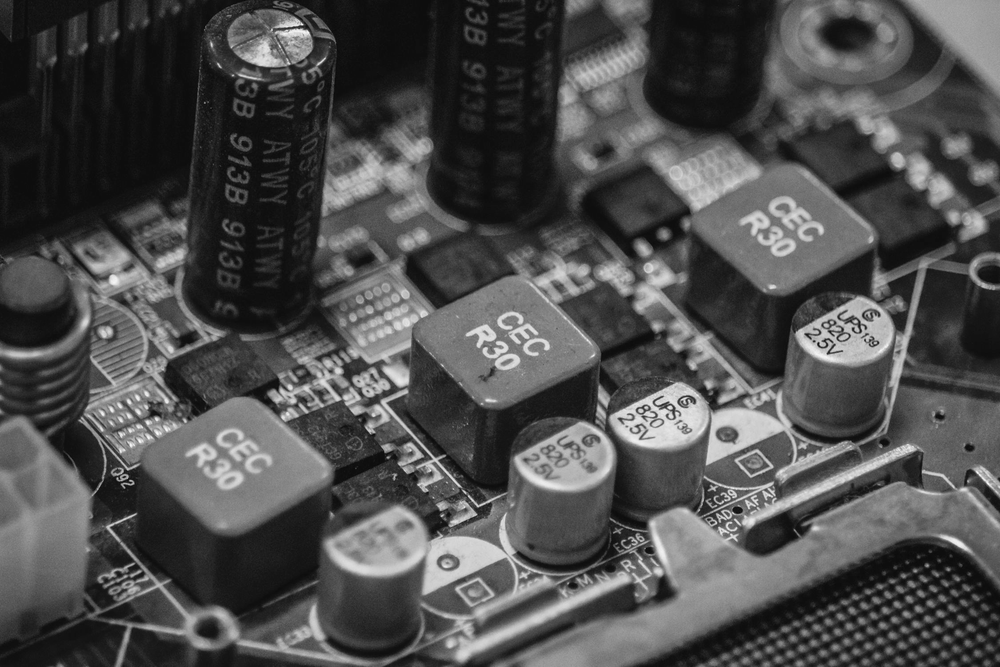
%> input picture Part A/images/board.png, 1000 x 667 px, shrunk from 2250 x 1500 before the run
$ octave er1_3_1.m   (GNU Octave 9; MATLAB toolbox functions it lacks are replaced by stand-ins)
%> lines starting %> are read from the running program, lines starting %| are printed output that depends on the picture

clear all;
close all;
image = imread('../images/board.png');
%> image is the input picture: size 667x1000 uint8; min 8, max 252, mean 77.4
image = im2double(image);
%> image: size 667x1000 double

%%%%%%%%%%%%%%%%%


% Desired SNR in dB
desired_snr_db = 15;

% Convert SNR from dB to linear scale
desired_snr_linear = 10^(desired_snr_db / 10);

% Calculate the noise variance required for desired SNR
% Assuming 'variance_val' is the variance of the original image signal
variance_val = var(image(:));
%> variance_val = 0.043
desired_noise_variance = variance_val / desired_snr_linear;
%> desired_noise_variance = 0.00136

% Add white Gaussian noise with the calculated variance
noisy_image = imnoise(image, 'gaussian', 0, desired_noise_variance);

% Calculate the noise added to the image
noise = noisy_image - image;
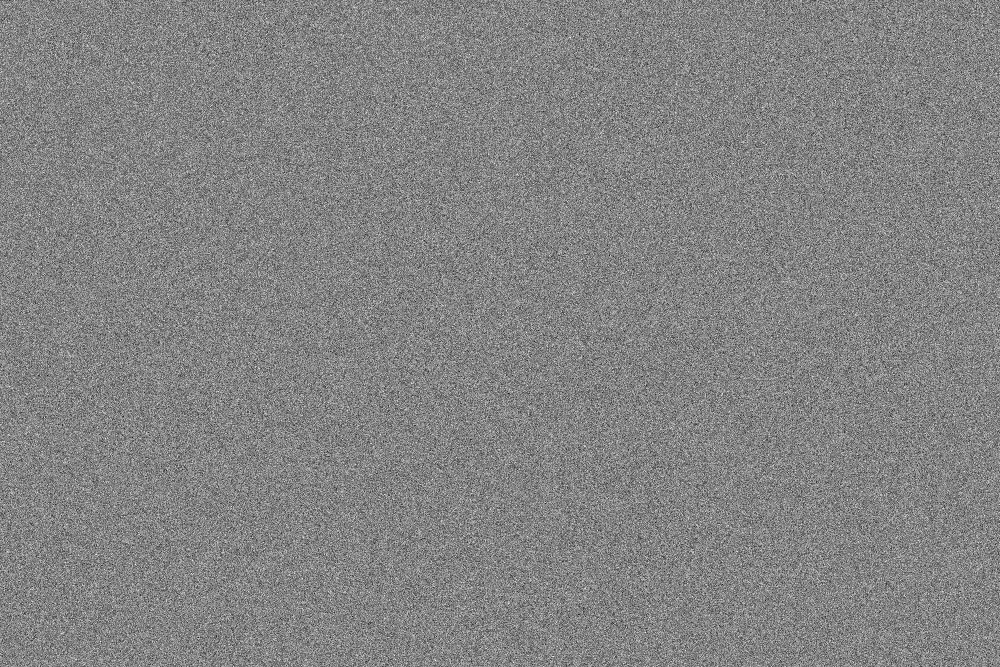
%> noise: size 667x1000 double; min -0.18, max 0.168, mean 6.4e-05; drawn with min black and max white

% Plot the distribution of the noise
figure;
histogram(noise(:), 'Normalization', 'pdf');
title('Distribution of the Noise');
xlabel('Noise Amplitude');
ylabel('Probability Density Function (PDF)');
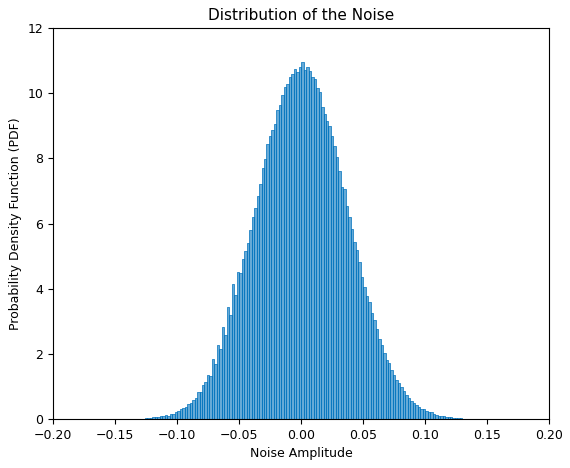
%> figure redrawn from the program's plot data; tallest bar 10.95 high, from x = 0 to 0.002

% Display the original and noisy images for reference
figure;
subplot(1, 2, 1);
imshow(image, []);
title('Original Image');
subplot(1, 2, 2);
imshow(noisy_image, []);
title('Noisy Image');


%%%%%%
window_size = 4; % Adjust the window size as needed
smoothed_board = movmean(noisy_image, [window_size window_size]);
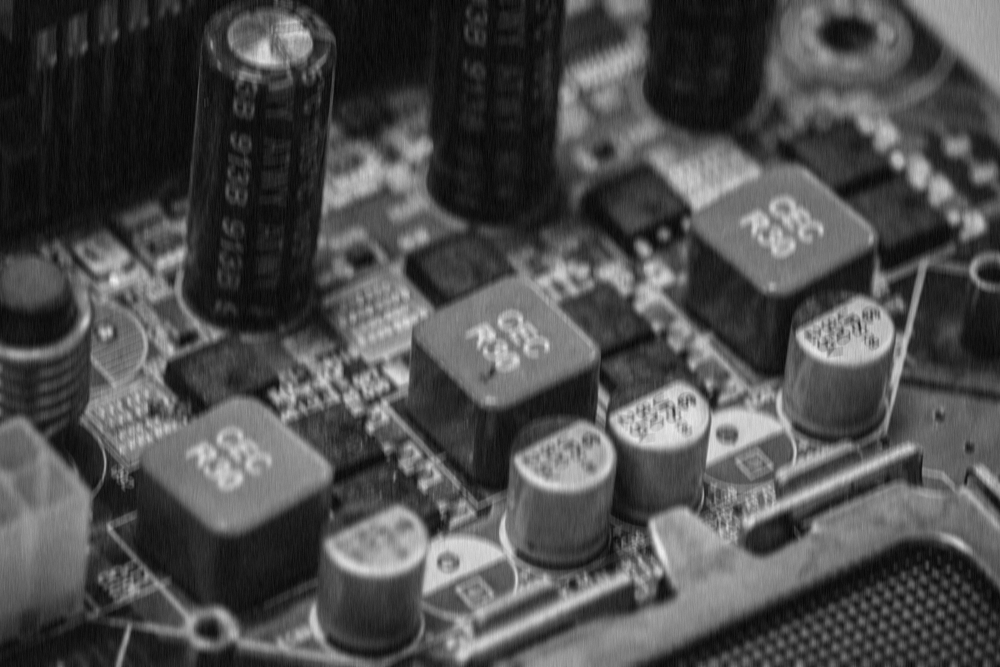
%> smoothed_board: size 667x1000 double; min 0.0133, max 0.933, mean 0.304

figure;
imshow(smoothed_board)
title('Filtered Image using Moving Average Filter')

%%%%%%
window_size = 4;
filtered_board = medfilt2(noisy_image, [window_size window_size]);

figure;
imshow(filtered_board)
title('Filtered Image Median Filter')

$ run again, with Part A/images/hallway.png copied over Part A/images/board.png
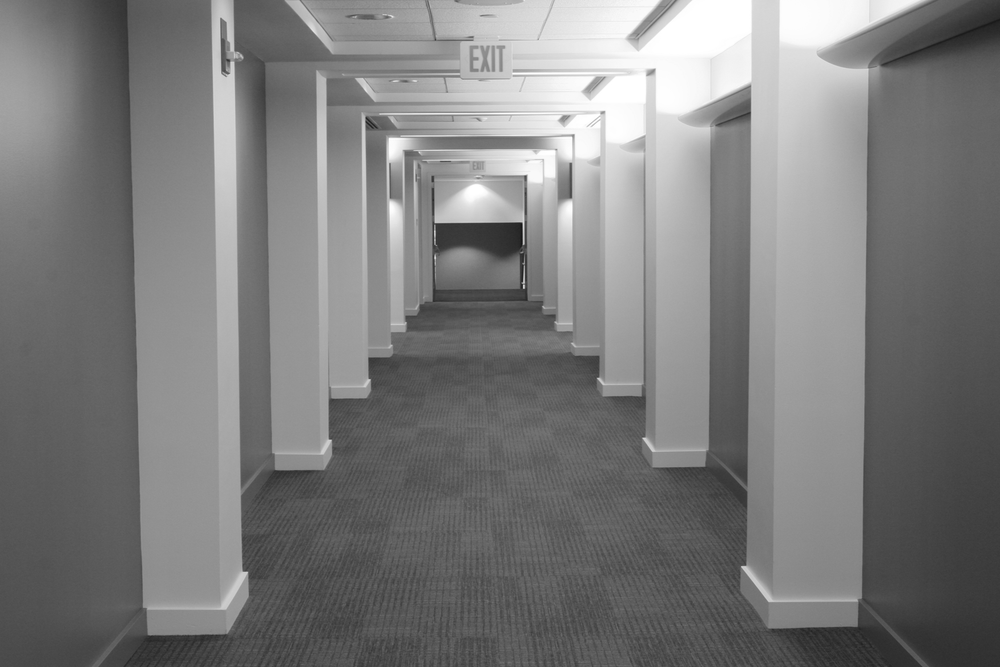
%> input picture Part A/images/hallway.png, 1000 x 667 px, shrunk from 1752 x 1168 before the run
%> image is the input picture: size 667x1000 uint8; min 18, max 255, mean 124.3
%> image: size 667x1000 double
%> variance_val = 0.0333
%> desired_noise_variance = 0.00105
%> `ylabel('Probability Density Function (PDF)');`:
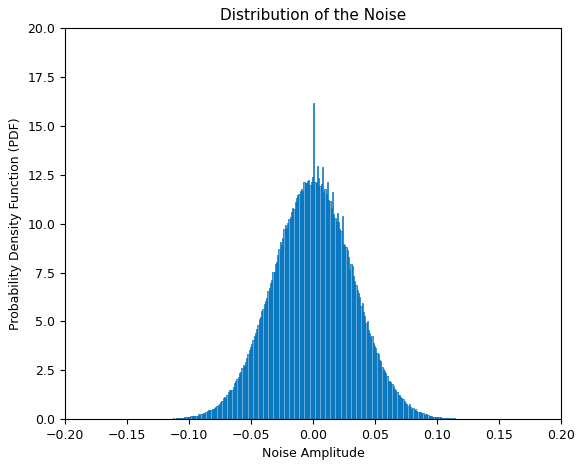
%> figure redrawn from the program's plot data; tallest bar 16.15 high, from x = 0 to 0.001
